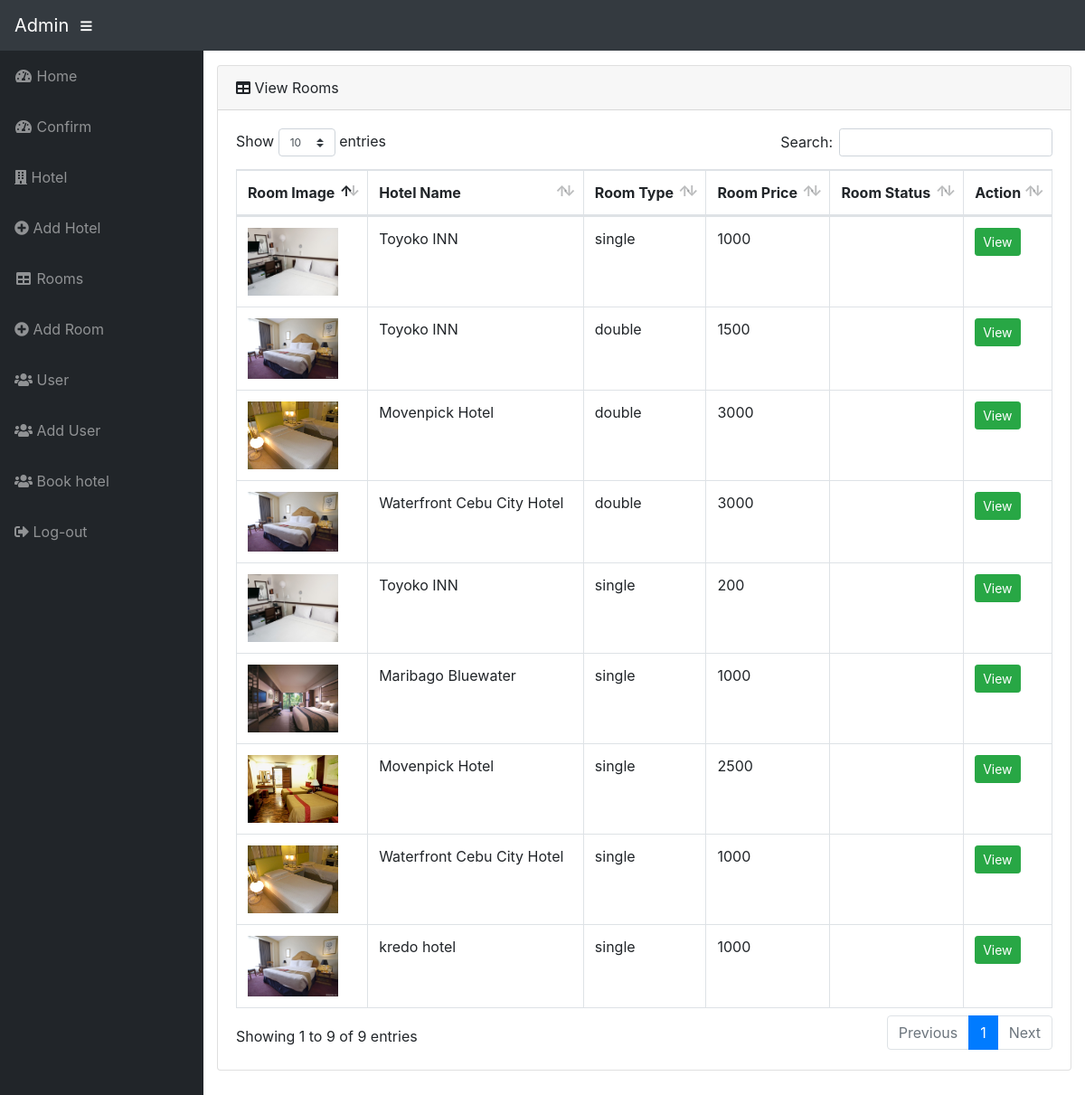
Screenshot of /admin/viewrooms.php (signed in) with the database file from the repository.
### tables this page shows
CREATE TABLE `rooms` (
  `room_id` int(11) NOT NULL,
  `hotel_id` varchar(11) NOT NULL,
  `room_img` varchar(300) NOT NULL,
  `room_type` varchar(11) NOT NULL,
  `room_price` float NOT NULL,
  `roomstatus` varchar(20) NOT NULL
);

CREATE TABLE `hotels` (
  `hotel_id` int(11) NOT NULL,
  `hotel_img` varchar(300) NOT NULL,
  `hotel_name` varchar(100) NOT NULL,
  `hotel_location` varchar(50) NOT NULL,
  `directory` varchar(250) NOT NULL
);

### classes/Database.php (called while the page is built, shortened)
<?php
class Database{
    private $servername = "localhost";
    private $username = "root";
    private $password = "";
    private $database = "hoteldatabase";
    public function __construct(){
        $this->conn = new mysqli($this->servername, $this->username, $this->password, $this->database);
        return $this->conn;
    }
}

### classes/Room.php (called while the page is built, shortened)
<?php
require_once("Database.php");
class Room extends Database{
    public function selectOne(){
        $sql = "SELECT * FROM rooms INNER JOIN hotels ON hotels.hotel_id=rooms.hotel_id";
        $result = $this->conn->query($sql);
        if($result->num_rows > 0){
            while($row = $result->fetch_assoc()){
                $rows[] = $row;
        }
        return $rows;
        }
        else{
        false;
        }
    }
}

### admin/viewrooms.php (the view, shortened to what this page needs)
<?php
require("header.php");
?>
<div id="content-wrapper">
        <div class="container-fluid">
          <div class="card mb-3">
            <div class="card-header">
              <i class="fas fa-table"></i>
              View Rooms</div>
            <div class="card-body">
              <div class="table-responsive">
                <table class="table table-bordered" id="dataTable" width="100%" cellspacing="0">
                  <thead>
                    <tr>
                      <th>Room Image</th>
                      <th>Hotel Name</th>
                      <th>Room Type</th>
                      <th>Room Price</th>
                      <th>Room Status</th>
                      <th>Action</th>
                    </tr>
                  </thead>
                  <tbody>
                    <?php
                      $result = $room->selectOne();
                      if($result){
                        foreach($result as $key => $row){
                          $image = $row['room_img'];
                          $hname = $row['hotel_name'];
                          echo "<tr>";
                          echo "<td><img src='../$image' class='img-fluid' width='100' height='100'></td>";
                          echo "<td>" . $hname . "</td>";
                          echo "<td>" . $row['room_type'] . "</td>";
                          echo "<td>" . $row['room_price'] . "</td>";
                          echo "<td>" . $row['restatus'] . "</td>";
                          echo "<td><a href='#' class='btn btn-sm btn-success'>View</a></td>";
                        }
                      }
                    ?>
                  </tbody>
                </table>
              </div>
            </div>
          </div>
        </div>
      </div>
    </div>
  </body>
</html>

### css/sb-admin.css (style rules this page uses)
html { position: relative; min-height: 100%; }
body { height: 100%; }
#wrapper #content-wrapper { overflow-x: hidden; width: 100%; padding-top: 1rem; padding-bottom: 80px; }
:root { --input-padding-x: 0.75rem; --input-padding-y: 0.75rem; }

### rows the page displays
rooms: room_img (picture), hotel.hotel_name "Toyoko INN", room_type "single", room_price "1000"
rooms: room_img (picture), hotel.hotel_name "Toyoko INN", room_type "double", room_price "1500"
rooms: room_img (picture), hotel.hotel_name "Movenpick Hotel", room_type "double", room_price "3000"
rooms: room_img (picture), hotel.hotel_name "Waterfront Cebu City Hotel", room_type "double", room_price "3000"
rooms: room_img (picture), hotel.hotel_name "Toyoko INN", room_type "single", room_price "200"
rooms: room_img (picture), hotel.hotel_name "Maribago Bluewater", room_type "single", room_price "1000"
rooms: room_img (picture), hotel.hotel_name "Movenpick Hotel", room_type "single", room_price "2500"
rooms: room_img (picture), hotel.hotel_name "Waterfront Cebu City Hotel", room_type "single", room_price "1000"
rooms: room_img (picture), hotel.hotel_name "kredo hotel", room_type "single", room_price "1000"
